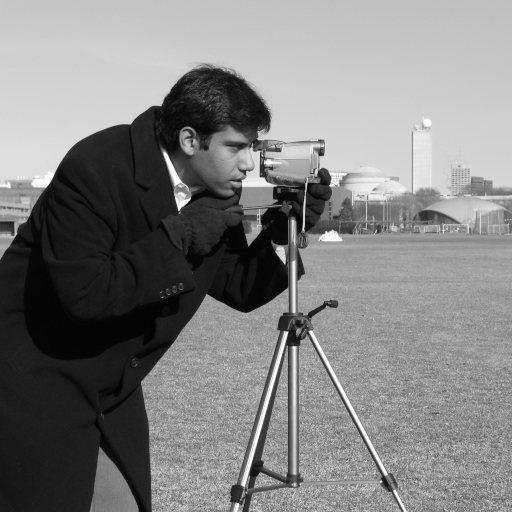
#> input picture skimage.data.camera(), 512 x 512 px
$ jupyter execute --allow-errors gmm_thresh.ipynb
#> lines starting #> are read from the running program, lines starting #| are printed output that depends on the picture; after the words box and inside, x2 and y2 are one past the last pixel; in counts of white or black regions, pixels touching at a corner belong together
[cell 1]
import matplotlib.pyplot as plt
from skimage import data, io
from sklearn.mixture import GaussianMixture
import numpy as np
import scipy.stats

[cell 2]
def plot_gmm_thresh(image, num_class):

    (h, w) = image.shape
    #print('h=', h, 'w=', w)

    data = np.reshape(image, (h*w, 1))
    #print(data.shape)

    gmm = GaussianMixture(n_components=num_class)
    gmm.fit(data)

    binary = gmm.predict(data).reshape((h, w))
    #print(binary)

    means = gmm.means_
    vars = gmm.covariances_
    weights = gmm.weights_

    # [4 lines of commented-out code are left out]

    X = np.arange(0, 256, 1.0)
    #print(X)

    graphs = np.zeros((num_class, 256))
    for k in range(num_class):
        graphs[k] = weights[k]*scipy.stats.norm.pdf(X, means[k], np.sqrt(vars[k]))
    #print(graphs[0])


    output = np.zeros((h, w))
    # [4 lines of commented-out code are left out]

    output = means[binary]
    #print(output)

    fig, axes = plt.subplots(ncols=3, figsize=(8, 2.5))
    ax = axes.ravel()
    ax[0] = plt.subplot(1, 3, 1)
    ax[1] = plt.subplot(1, 3, 2)
    ax[2] = plt.subplot(1, 3, 3, sharex=ax[0], sharey=ax[0])

    ax[0].imshow(image, cmap=plt.cm.gray)
    ax[0].set_title('Original')
    ax[0].axis('off')

    ax[1].hist(image.ravel(), bins=256, density=True)
    ax[1].set_title('Histogram')
    #ax[1].axvline(thresh, color='r')
    for k in range(num_class):
        ax[1].plot(X, graphs[k])

    ax[2].imshow(output, cmap=plt.cm.gray)
    ax[2].set_title('Thresholded')
    ax[2].axis('off')

plt.show()

[cell 3]
image =data.camera()
#> image is the input picture: shape (512, 512); min 0, max 255, mean 129.1

plot_gmm_thresh(image, 2)
#> in plot_gmm_thresh, `binary = gmm.predict(data).reshape((h, w))`:
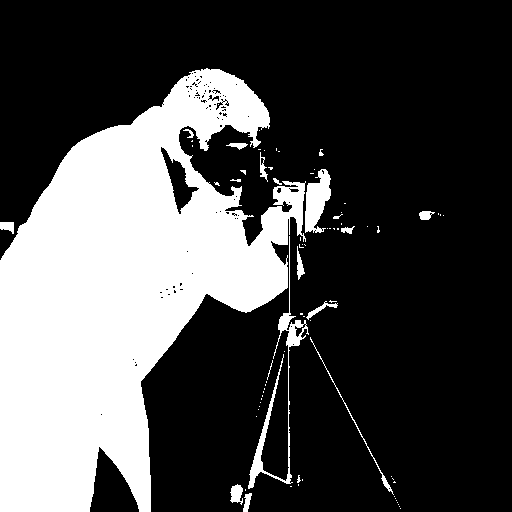
#> binary: shape (512, 512) int64; values 0 (black) and 1 (white), 29.7% white; 78 white regions (59 under 20 px), largest, box (x1, y1, x2, y2) and area: (0, 68, 306, 512) 73738, (248, 236, 309, 489) 1537, (305, 169, 331, 233) 1053
#> figure, not shown here; panel 2: tallest bar 0.019 high, from x = 26.89 to 27.89; panel 2: curve peaks at x = 173, y = 0.00809; panel 2: curve peaks at x = 26, y = 0.00924

[cell 4]
image = io.imread('harewood.jpg')
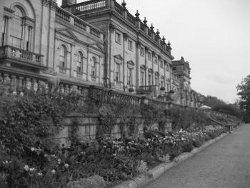
#> input picture harewood.jpg, 250 x 188 px
#> image is the input picture: shape (188, 250); min 2, max 255, mean 115.7
plot_gmm_thresh(image, 2)
#> call 2 of plot_gmm_thresh, with num_class = 2
#> in plot_gmm_thresh (call 2), `binary = gmm.predict(data).reshape((h, w))`:
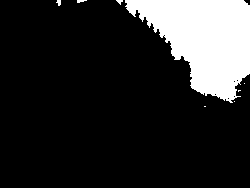
#> binary: shape (188, 250) int64; values 0 (black) and 1 (white), 16.6% white; 8 white regions (5 under 20 px), largest, box (x1, y1, x2, y2) and area: (125, 0, 250, 103) 7730, (56, 0, 61, 6) 21, (77, 0, 87, 3) 20
#> figure, not shown here; panel 2: tallest bar 0.0171 high, from x = 238.2 to 239.2; panel 2: curve peaks at x = 92, y = 0.00832; panel 2: curve peaks at x = 235, y = 0.0104

[cell 5]
image = io.imread('harewood.jpg')
plot_gmm_thresh(image, 3)
#> call 3 of plot_gmm_thresh, with num_class = 3
#> in plot_gmm_thresh (call 3), `binary = gmm.predict(data).reshape((h, w))`:
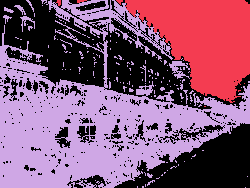
#> binary: shape (188, 250) int64; 3 distinct labels, from 0 to 2; one colour per label, 0 black
#> figure, not shown here; panel 2: tallest bar 0.0171 high, from x = 238.2 to 239.2; panel 2: curve peaks at x = 125, y = 0.00534; panel 2: curve peaks at x = 235, y = 0.0103; panel 2: curve peaks at x = 63, y = 0.00876

[cell 6]
image = io.imread('harewood.jpg')
plot_gmm_thresh(image, 5)
#> call 4 of plot_gmm_thresh, with num_class = 5
#> in plot_gmm_thresh (call 4), `binary = gmm.predict(data).reshape((h, w))`:
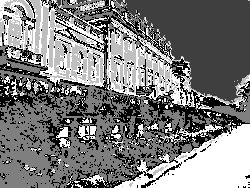
#> binary: shape (188, 250) int64; min 0, max 4, mean 1.95; drawn with min black and max white
#> in plot_gmm_thresh (call 4), `output = means[binary]`:
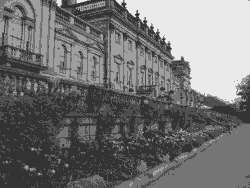
#> output: shape (188, 250, 1) float64; min 51.04, max 234.6, mean 115.5
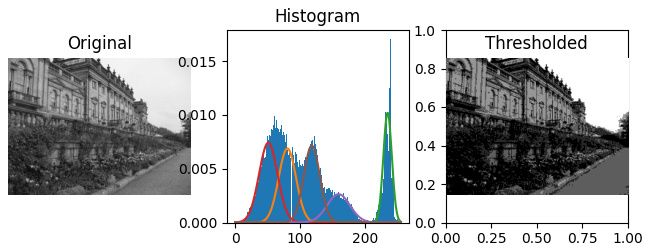
#> figure drawn by matplotlib, 3 panels; panel 2: tallest bar 0.0171 high, from x = 238.2 to 239.2; panel 2: curve peaks at x = 80, y = 0.00689; panel 2: curve peaks at x = 235, y = 0.0102; panel 2: curve peaks at x = 51, y = 0.00742

#> (a cell that did not finish here is left out)

[cell 8]
image = io.imread('snow.jpg')
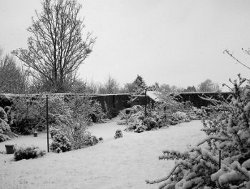
#> input picture snow.jpg, 250 x 189 px
#> image is the input picture: shape (189, 250); min 0, max 255, mean 164.2
plot_gmm_thresh(image, 2)
#> in plot_gmm_thresh (call 5), `binary = gmm.predict(data).reshape((h, w))`:
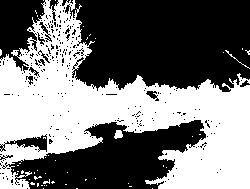
#> binary: shape (189, 250) int64; values 0 (black) and 1 (white), 46.2% white; 50 white regions (47 under 20 px), largest, box (x1, y1, x2, y2) and area: (0, 0, 250, 189) 21567, (114, 130, 123, 139) 59, (225, 50, 250, 69) 34
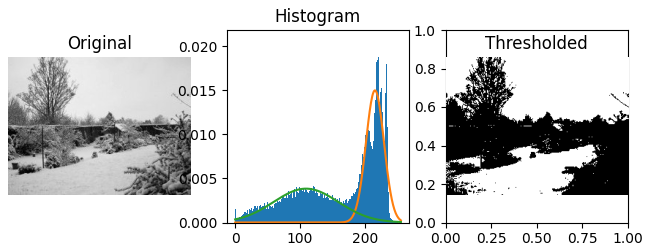
#> figure drawn by matplotlib, 3 panels; panel 2: tallest bar 0.0208 high, from x = 219.1 to 220.1; panel 2: curve peaks at x = 215, y = 0.015; panel 2: curve peaks at x = 109, y = 0.00384
